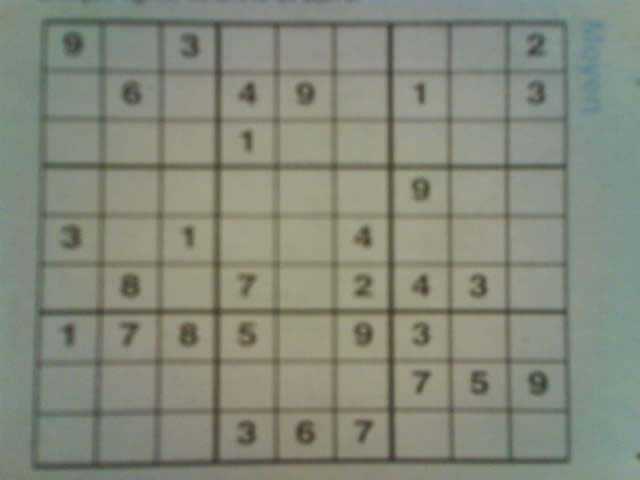
#> input picture nn/data/image2.jpg, 640 x 480 px
$ python preparation.py
#> lines starting #> are read from the running program, lines starting #| are printed output that depends on the picture; after the words box and inside, x2 and y2 are one past the last pixel; in counts of white or black regions, pixels touching at a corner belong together
# image resizing code inspired from: https://www.analyticsvidhya.com/blog/2021/05/solving-sudoku-from-image-using-deep-learning-with-python-code/#h2_4

import cv2
import numpy as np
import matplotlib.pyplot as plt
from PIL import Image

def preprocess(image):
    gray = cv2.cvtColor(image, cv2.COLOR_BGR2GRAY)
    blur = cv2.GaussianBlur(gray, (3, 3), 6)
    threshold_img = cv2.adaptiveThreshold(blur, 255, 1, 1, 11, 2)
    return threshold_img


def main_outline(contour):
    biggest = np.array([])
    max_area = 0
    for i in contour:
        area = cv2.contourArea(i)
        if area > 50:
            peri = cv2.arcLength(i, True)
            approx = cv2.approxPolyDP(i, 0.02 * peri, True)
            if area > max_area and len(approx) == 4:
                biggest = approx
                max_area = area
    return biggest, max_area


def reframe(points):
    points = points.reshape((4, 2))
    points_new = np.zeros((4, 1, 2), dtype=np.int32)
    add = points.sum(1)
    points_new[0] = points[np.argmin(add)]
    points_new[3] = points[np.argmax(add)]
    diff = np.diff(points, axis=1)
    points_new[1] = points[np.argmin(diff)]
    points_new[2] = points[np.argmax(diff)]
    return points_new


def splitcells(img):
    rows = np.vsplit(img, 9)
    boxes = []
    for r in rows:
        cols = np.hsplit(r, 9)
        for box in cols:
            boxes.append(box)
    return boxes


def crop_cells(cells):
    cells_cropped = []
    for image in cells:
        img = np.array(image)
        img = img[4:46, 6:46]
        img = Image.fromarray(img)
        cells_cropped.append(img)
    return cells_cropped


def get_cells(path):
#> called with path = './data/image2.jpg'
    sudoku_img = cv2.imread(path)
#> sudoku_img is the input picture: shape (480, 640, 3); mean B, G, R 123.2, 137, 133
    sudoku_img = cv2.resize(sudoku_img, (450, 450))
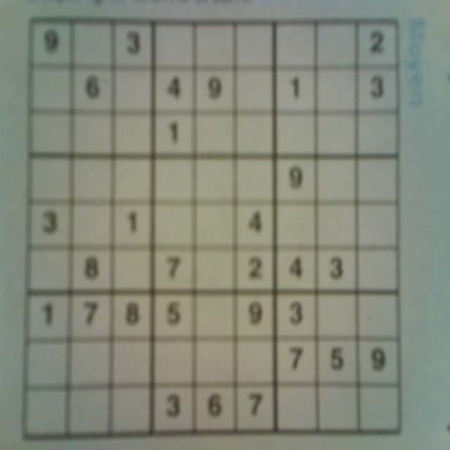
#> sudoku_img: shape (450, 450, 3); mean B, G, R 123.2, 137, 132.9
    threshold = preprocess(sudoku_img)
#> in preprocess, `gray = cv2.cvtColor(image, cv2.COLOR_BGR2GRAY)`:
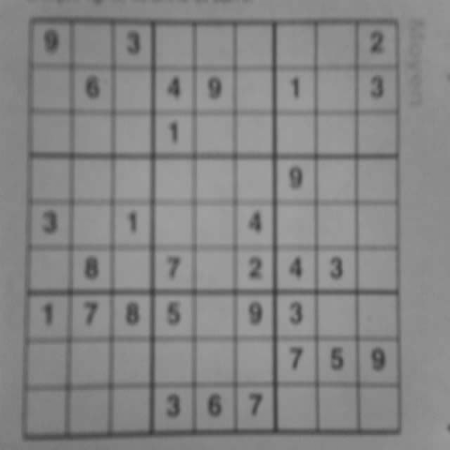
#> gray: shape (450, 450); min 57, max 162, mean 134.2
#> in preprocess, `threshold_img = cv2.adaptiveThreshold(blur, 255, 1, 1, 11, 2)`:
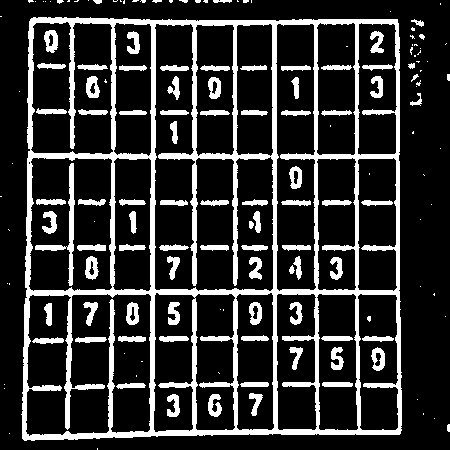
#> threshold_img: shape (450, 450); 19.3% white; 157 white regions (71 under 20 px)
    contour_1 = sudoku_img.copy()
    contour_2 = sudoku_img.copy()
    contour, hierarchy = cv2.findContours(threshold, cv2.RETR_EXTERNAL, cv2.CHAIN_APPROX_SIMPLE)
#> contour = 70 contours, 65 with area under 20; largest, box (x1, y1, x2, y2) and area: (21, 17, 402, 441) 155474, (410, 93, 422, 106) 39, (411, 19, 424, 27) 34, (213, 0, 232, 3) 24, (408, 63, 415, 69) 21
    cv2.drawContours(contour_1, contour, -1, (0, 255, 0), 3)
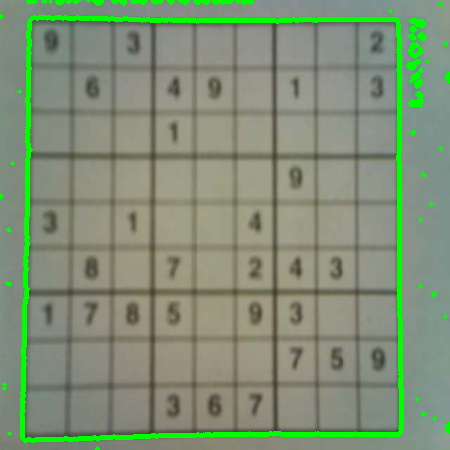
#> contour_1: shape (450, 450, 3); 4.9% of pixels changed, all inside (x1, y1, x2, y2) = (0, 0, 450, 450)
    black_img = np.zeros((450, 450, 3), np.uint8)
    biggest, max_area = main_outline(contour)
#> the loop in main_outline, `for i in contour:` made 70 passes
#> (area, peri, biggest, max_area) on pass 43: (155474, 1651.6, [[31, 18], [22, 438], [399, 434], [397, 19]], 155474)
#> area on passes 22, 29, 42, 54: 39, 21, 34, 24
#> after the loop in main_outline, `for i in contour:`: max_area = 155474
#> biggest = [[31, 18], [22, 438], [399, 434], [397, 19]]; max_area = 155474

    if biggest.size != 0:
        biggest = reframe(biggest)
#> in reframe, `points = points.reshape((4, 2))`: points = [[31, 18], [22, 438], [399, 434], [397, 19]]
#> in reframe, `add = points.sum(1)`: add = [49, 460, 833, 416]
#> in reframe, `diff = np.diff(points, axis=1)`: diff = [-13, 416, 35, -378]
#> biggest = [[31, 18], [397, 19], [22, 438], [399, 434]]
    cv2.drawContours(contour_2, biggest, -1, (0, 255, 0), 10)
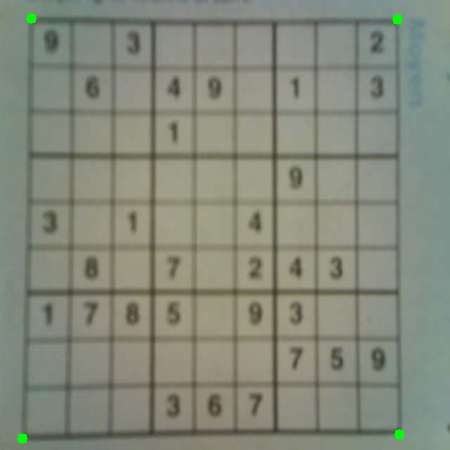
#> contour_2: shape (450, 450, 3); 0.16% of pixels changed, all inside (x1, y1, x2, y2) = (17, 13, 405, 444)
    pts1 = np.float32(biggest)
#> pts1 = [[31, 18], [397, 19], [22, 438], [399, 434]]
    pts2 = np.float32([[0, 0], [450, 0], [0, 450], [450, 450]])
    matrix = cv2.getPerspectiveTransform(pts1, pts2)
#> matrix = [[1.22, 0.026, -38.15], [-0.00302, 1.1, -19.78], [-3.2e-05, 7.11e-05, 1]]
    image_wrap = cv2.warpPerspective(sudoku_img, matrix, (450, 450))
    image_wrap = cv2.cvtColor(image_wrap, cv2.COLOR_BGR2GRAY)
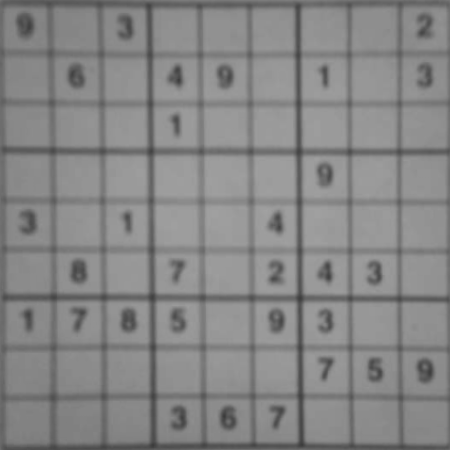
#> image_wrap: shape (450, 450); min 59, max 162, mean 134

    sudoku_cells = splitcells(image_wrap)
#> in splitcells, `rows = np.vsplit(img, 9)`: rows = 9 items
#> the loop in splitcells, `for r in rows:` made 9 passes
#> after the loop in splitcells, `for r in rows:`: boxes = 81 items
#> sudoku_cells = 81 items
    return crop_cells(sudoku_cells)
#> the loop in crop_cells, `for image in cells:` made 81 passes
#> pass 2, in crop_cells, `img = img[4:46, 6:46]`:
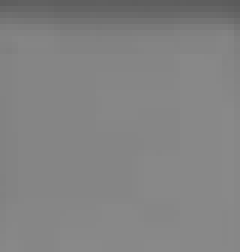
#> img: shape (42, 40) (shown 6 times larger); min 91, max 137, mean 130.6


cells = get_cells('./data/image2.jpg')
#> cells = 81 items
plt.figure()
plt.imshow(cells[1])
plt.show()

$ run again, with nn/data/image1004.jpg copied over nn/data/image2.jpg
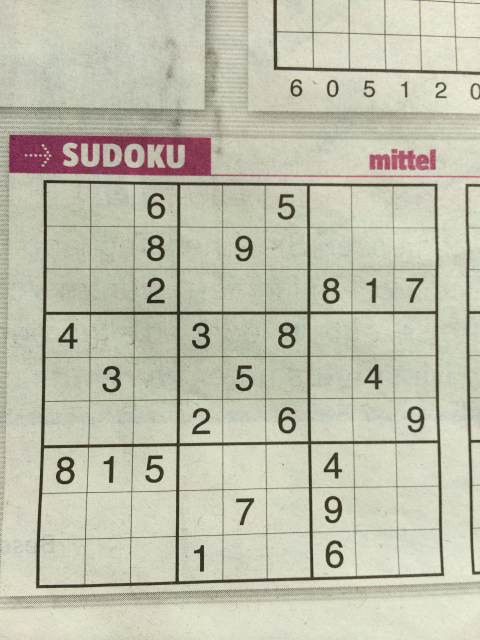
#> input picture nn/data/image1004.jpg, 960 x 1280 px (shown at 1/2 size)
#> in get_cells, sudoku_img is the input picture: shape (1280, 960, 3); mean B, G, R 173, 191.2, 191.7
#> sudoku_img: shape (450, 450, 3)
#> in preprocess, `threshold_img = cv2.adaptiveThreshold(blur, 255, 1, 1, 11, 2)`:
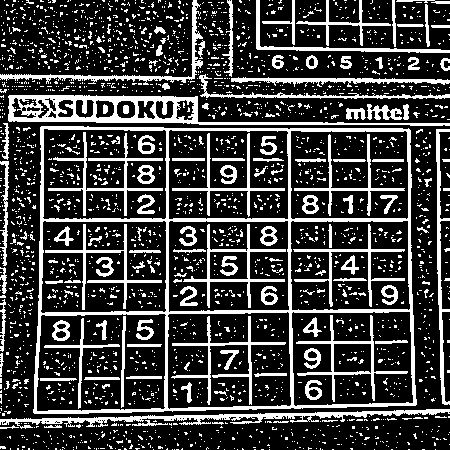
#> threshold_img: shape (450, 450); 24.2% white; 2542 white regions (2401 under 20 px)
#> contour = 1516 contours, 1480 with area under 20; largest, box (x1, y1, x2, y2) and area: (33, 126, 417, 414) 105175, (8, 95, 450, 126) 5302, (0, 409, 450, 429) 1684, (0, 0, 203, 85) 906, (436, 129, 450, 405) 787
#> the loop in main_outline, `for i in contour:` made 1516 passes
#> (area, peri, biggest, max_area) on passes 567, 620: (249.5, 286.7, [[0, 161], [6, 166], [5, 265], [8, 161]], 249.5), (105175, 1339.3, [[40, 127], [34, 413], [416, 404], [408, 128]], 105175)
#> after the loop in main_outline, `for i in contour:`: max_area = 105175
#> in get_cells, `biggest, max_area = main_outline(contour)`: biggest = [[40, 127], [34, 413], [416, 404], [408, 128]]; max_area = 105175
#> points = [[40, 127], [34, 413], [416, 404], [408, 128]]
#> add = [167, 447, 820, 536]
#> diff = [87, 379, -12, -280]
#> in get_cells, `biggest = reframe(biggest)`: biggest = [[40, 127], [408, 128], [34, 413], [416, 404]]
#> contour_2: shape (450, 450, 3); mean B, G, R 172.5, 191.2, 191.3
#> matrix = [[1.2, 0.0251, -51.08], [-0.0045, 1.66, -210.2], [-9.35e-05, 0.000136, 1]]
#> rows = 9 items
#> the loop in splitcells, `for r in rows:` made 9 passes
#> after the loop in splitcells, `for r in rows:`: boxes = 81 items
#> the loop in crop_cells, `for image in cells:` made 81 passes
#> pass 2, in crop_cells, `img = np.array(image)`:
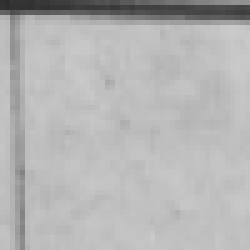
#> img: shape (50, 50) (shown 5 times larger); min 46, max 202, mean 181.2
